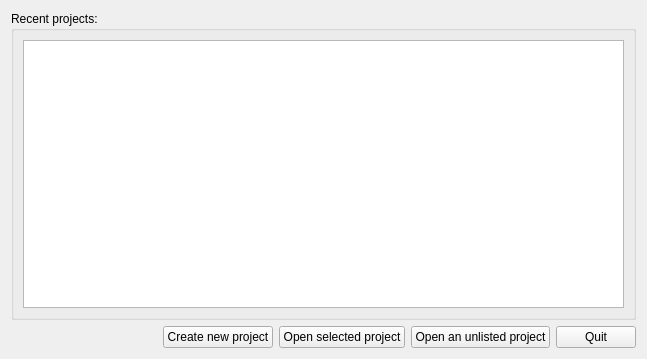
<?xml version="1.0" encoding="UTF-8"?>
<ui version="4.0">
 <class>Form</class>
 <widget class="QWidget" name="Form">
  <property name="windowModality">
   <enum>Qt::ApplicationModal</enum>
  </property>
  <property name="geometry">
   <rect>
    <x>0</x>
    <y>0</y>
    <width>647</width>
    <height>359</height>
   </rect>
  </property>
  <property name="windowTitle">
   <string>Create/Load project</string>
  </property>
  <property name="windowIcon">
   <iconset resource="../../../resource/icons/icons.qrc">
    <normaloff>:/icons/cptlogo.svg</normaloff>:/icons/cptlogo.svg</iconset>
  </property>
  <layout class="QVBoxLayout" name="verticalLayout">
   <item>
    <widget class="QGroupBox" name="groupBox">
     <property name="title">
      <string>Recent projects:</string>
     </property>
     <layout class="QHBoxLayout" name="horizontalLayout_2">
      <item>
       <widget class="QListWidget" name="recentsListWidget"/>
      </item>
     </layout>
    </widget>
   </item>
   <item>
    <layout class="QHBoxLayout" name="horizontalLayout">
     <item>
      <spacer name="horizontalSpacer">
       <property name="orientation">
        <enum>Qt::Horizontal</enum>
       </property>
       <property name="sizeHint" stdset="0">
        <size>
         <width>40</width>
         <height>20</height>
        </size>
       </property>
      </spacer>
     </item>
     <item>
      <widget class="QPushButton" name="newPushButton">
       <property name="text">
        <string>Create new project</string>
       </property>
       <property name="icon">
        <iconset theme="document-new">
         <normaloff>../../../../../../</normaloff>../../../../../../</iconset>
       </property>
      </widget>
     </item>
     <item>
      <widget class="QPushButton" name="openSelectedPushButton">
       <property name="text">
        <string>Open selected project</string>
       </property>
       <property name="icon">
        <iconset theme="document-open"/>
       </property>
      </widget>
     </item>
     <item>
      <widget class="QPushButton" name="openPushButton">
       <property name="text">
        <string>Open an unlisted project</string>
       </property>
       <property name="icon">
        <iconset theme="document-open">
         <normaloff>../../../../../../</normaloff>../../../../../../</iconset>
       </property>
      </widget>
     </item>
     <item>
      <widget class="QPushButton" name="quitPushButton">
       <property name="text">
        <string>Quit</string>
       </property>
       <property name="icon">
        <iconset theme="application-exit">
         <normaloff>../../../../../../</normaloff>../../../../../../</iconset>
       </property>
      </widget>
     </item>
    </layout>
   </item>
  </layout>
 </widget>
 <resources>
  <include location="../../../resource/icons/icons.qrc"/>
 </resources>
 <connections/>
</ui>
